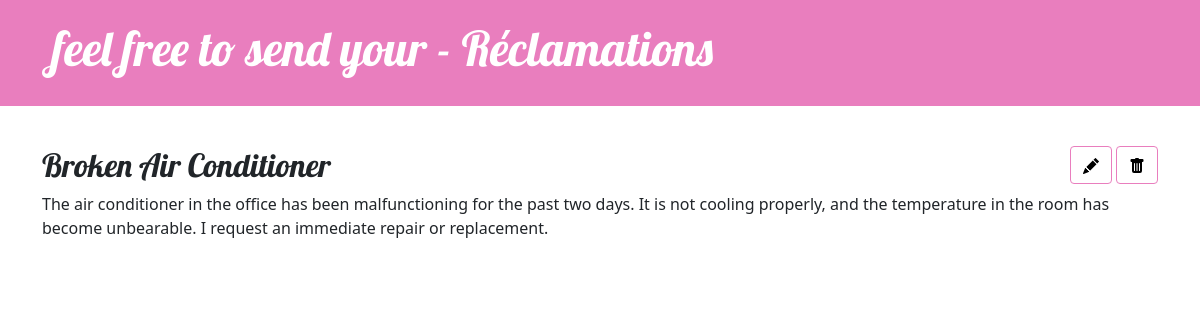
The app's page /reclamation/3/detail/ (signed in) with its own data.
### blog/models.py (models this page shows, shortened)
class Reclamation(models.Model):
    author = models.ForeignKey(settings.AUTH_USER_MODEL, on_delete=models.CASCADE)
    title = models.CharField("Titre de la réclamation", max_length=200)
    text = models.TextField("Texte de la réclamation")
    created_date = models.DateTimeField("Date de création", default=timezone.now)
    published_date = models.DateTimeField("Date de publication", blank=True, null=True)

### blog/views.py (the view)
# urls.py: path('reclamation/<int:pk>/detail/', views.reclamation_detail, name='reclamation_detail'),
def reclamation_detail(request, pk):
    reclamation = get_object_or_404(Reclamation, pk=pk)
    return render(request, 'blog/reclamation_detail.html', {'reclamation': reclamation})

### blog/templates/blog/reclamation_detail.html (shortened to what this page needs)
{% extends 'blog/base.html' %}
{% load static %}
{% block content %}
    <article class="reclamation">
        <aside class="actions">
            {% if user.is_authenticated %}
            <a class="btn btn-secondary" href="{% url 'reclamation_edit' pk=reclamation.pk %}">
                <img src="{% static 'icons/pencil-fill.svg' %}" alt="Edit Icon">
            </a>
            <form action="{% url 'reclamation_delete' pk=reclamation.pk %}" method="post" style="display:inline;">
                <button class="btn btn-secondary" type="submit" onclick="return confirm('Are you sure you want to delete this reclamation?');">
                    <img src="{% static 'icons/trash-fill.svg' %}" alt="Delete Icon">
                </button>
            </form>
            {% endif %}
        </aside>
        <h2>{{ reclamation.title }}</h2>
        <p>{{ reclamation.text|linebreaksbr }}</p>
    </article>
{% endblock %}

### blog/static/css/blog.css (style rules this page uses)
h1, h2, h3, h4 { font-family: 'Lobster', cursive; }
.reclamation { margin-bottom: 70px; }
.reclamation > .date, .reclamation > .actions { float: right; }
.btn-secondary, .btn-secondary:visited { color: #e97ebe; background: none; border-color: #e97ebe; }

### records on screen
Reclamation: title "Broken Air Conditioner", text "The air conditioner in the office has been malfunctioning for the past two days. It is not cooling properly, and the temperature in the room has become unbearable. I request an immediate repair or replacement."
